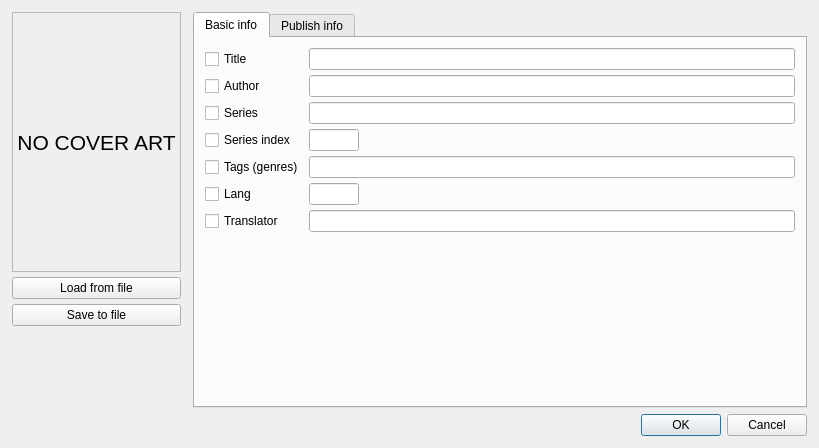
<?xml version="1.0" encoding="UTF-8"?>
<ui version="4.0">
 <class>EditDialog</class>
 <widget class="QDialog" name="EditDialog">
  <property name="geometry">
   <rect>
    <x>0</x>
    <y>0</y>
    <width>819</width>
    <height>448</height>
   </rect>
  </property>
  <property name="windowTitle">
   <string>Edit</string>
  </property>
  <layout class="QVBoxLayout" name="verticalLayout_2">
   <property name="spacing">
    <number>6</number>
   </property>
   <property name="leftMargin">
    <number>12</number>
   </property>
   <property name="topMargin">
    <number>12</number>
   </property>
   <property name="rightMargin">
    <number>12</number>
   </property>
   <property name="bottomMargin">
    <number>12</number>
   </property>
   <item>
    <layout class="QHBoxLayout" name="horizontalLayout">
     <property name="spacing">
      <number>12</number>
     </property>
     <item>
      <layout class="QVBoxLayout" name="verticalLayout">
       <property name="spacing">
        <number>5</number>
       </property>
       <item>
        <widget class="QLabel" name="cover">
         <property name="minimumSize">
          <size>
           <width>169</width>
           <height>260</height>
          </size>
         </property>
         <property name="maximumSize">
          <size>
           <width>169</width>
           <height>260</height>
          </size>
         </property>
         <property name="font">
          <font>
           <pointsize>16</pointsize>
          </font>
         </property>
         <property name="frameShape">
          <enum>QFrame::StyledPanel</enum>
         </property>
         <property name="frameShadow">
          <enum>QFrame::Plain</enum>
         </property>
         <property name="text">
          <string>NO COVER ART</string>
         </property>
         <property name="alignment">
          <set>Qt::AlignCenter</set>
         </property>
         <property name="wordWrap">
          <bool>true</bool>
         </property>
        </widget>
       </item>
       <item>
        <widget class="QPushButton" name="btnLoadFromFile">
         <property name="text">
          <string>Load from file</string>
         </property>
        </widget>
       </item>
       <item>
        <widget class="QPushButton" name="btnSaveToFile">
         <property name="text">
          <string>Save to file</string>
         </property>
        </widget>
       </item>
       <item>
        <spacer name="verticalSpacer_2">
         <property name="orientation">
          <enum>Qt::Vertical</enum>
         </property>
         <property name="sizeHint" stdset="0">
          <size>
           <width>20</width>
           <height>0</height>
          </size>
         </property>
        </spacer>
       </item>
      </layout>
     </item>
     <item>
      <widget class="QTabWidget" name="tabWidget">
       <property name="currentIndex">
        <number>0</number>
       </property>
       <widget class="QWidget" name="tab">
        <attribute name="title">
         <string>Basic info</string>
        </attribute>
        <layout class="QGridLayout" name="gridLayout">
         <property name="leftMargin">
          <number>10</number>
         </property>
         <property name="topMargin">
          <number>10</number>
         </property>
         <property name="rightMargin">
          <number>10</number>
         </property>
         <property name="bottomMargin">
          <number>10</number>
         </property>
         <property name="spacing">
          <number>5</number>
         </property>
         <item row="0" column="0">
          <widget class="QCheckBox" name="checkTitle">
           <property name="text">
            <string>Title</string>
           </property>
          </widget>
         </item>
         <item row="0" column="1">
          <widget class="QLineEdit" name="textTitle"/>
         </item>
         <item row="1" column="0">
          <widget class="QCheckBox" name="checkAuthor">
           <property name="text">
            <string>Author</string>
           </property>
          </widget>
         </item>
         <item row="1" column="1">
          <widget class="QLineEdit" name="textAuthor"/>
         </item>
         <item row="2" column="0">
          <widget class="QCheckBox" name="checkSeries">
           <property name="text">
            <string>Series</string>
           </property>
          </widget>
         </item>
         <item row="2" column="1">
          <widget class="QLineEdit" name="textSeries">
           <property name="sizePolicy">
            <sizepolicy hsizetype="Expanding" vsizetype="Fixed">
             <horstretch>0</horstretch>
             <verstretch>0</verstretch>
            </sizepolicy>
           </property>
           <property name="maximumSize">
            <size>
             <width>16777215</width>
             <height>16777215</height>
            </size>
           </property>
          </widget>
         </item>
         <item row="3" column="0">
          <widget class="QCheckBox" name="checkSeriesIndex">
           <property name="text">
            <string>Series index</string>
           </property>
          </widget>
         </item>
         <item row="3" column="1">
          <widget class="QLineEdit" name="textSeriesIndex">
           <property name="maximumSize">
            <size>
             <width>50</width>
             <height>16777215</height>
            </size>
           </property>
          </widget>
         </item>
         <item row="4" column="0">
          <widget class="QCheckBox" name="checkTags">
           <property name="text">
            <string>Tags (genres)</string>
           </property>
          </widget>
         </item>
         <item row="4" column="1">
          <widget class="ButtonLineEdit" name="textTags"/>
         </item>
         <item row="5" column="0">
          <widget class="QCheckBox" name="checkLang">
           <property name="text">
            <string>Lang</string>
           </property>
          </widget>
         </item>
         <item row="5" column="1">
          <widget class="QLineEdit" name="textLang">
           <property name="sizePolicy">
            <sizepolicy hsizetype="Fixed" vsizetype="Fixed">
             <horstretch>0</horstretch>
             <verstretch>0</verstretch>
            </sizepolicy>
           </property>
           <property name="maximumSize">
            <size>
             <width>50</width>
             <height>16777215</height>
            </size>
           </property>
          </widget>
         </item>
         <item row="6" column="0">
          <widget class="QCheckBox" name="checkTranslator">
           <property name="text">
            <string>Translator</string>
           </property>
          </widget>
         </item>
         <item row="6" column="1">
          <widget class="QLineEdit" name="textTranslator"/>
         </item>
         <item row="7" column="1">
          <spacer name="verticalSpacer">
           <property name="orientation">
            <enum>Qt::Vertical</enum>
           </property>
           <property name="sizeHint" stdset="0">
            <size>
             <width>20</width>
             <height>40</height>
            </size>
           </property>
          </spacer>
         </item>
        </layout>
       </widget>
       <widget class="QWidget" name="tab_2">
        <attribute name="title">
         <string>Publish info</string>
        </attribute>
        <layout class="QGridLayout" name="gridLayout_2">
         <property name="leftMargin">
          <number>10</number>
         </property>
         <property name="topMargin">
          <number>10</number>
         </property>
         <property name="rightMargin">
          <number>10</number>
         </property>
         <property name="bottomMargin">
          <number>10</number>
         </property>
         <property name="spacing">
          <number>5</number>
         </property>
         <item row="0" column="0">
          <widget class="QCheckBox" name="checkPublishTitle">
           <property name="text">
            <string>Title</string>
           </property>
          </widget>
         </item>
         <item row="0" column="1">
          <widget class="QLineEdit" name="textPublishTitle"/>
         </item>
         <item row="1" column="0">
          <widget class="QCheckBox" name="checkPublishPublisher">
           <property name="text">
            <string>Publisher</string>
           </property>
          </widget>
         </item>
         <item row="1" column="1">
          <widget class="QLineEdit" name="textPublishPublisher"/>
         </item>
         <item row="2" column="0">
          <widget class="QCheckBox" name="checkPublishCity">
           <property name="text">
            <string>City</string>
           </property>
          </widget>
         </item>
         <item row="2" column="1">
          <widget class="QLineEdit" name="textPublishCity"/>
         </item>
         <item row="3" column="0">
          <widget class="QCheckBox" name="checkPublishYear">
           <property name="text">
            <string>Year</string>
           </property>
          </widget>
         </item>
         <item row="3" column="1">
          <widget class="QLineEdit" name="textPublishYear">
           <property name="maximumSize">
            <size>
             <width>50</width>
             <height>16777215</height>
            </size>
           </property>
          </widget>
         </item>
         <item row="4" column="0">
          <widget class="QCheckBox" name="checkPublishISBN">
           <property name="text">
            <string>ISBN</string>
           </property>
          </widget>
         </item>
         <item row="4" column="1">
          <widget class="QLineEdit" name="textPublishISBN"/>
         </item>
         <item row="5" column="0">
          <widget class="QCheckBox" name="checkPublishSeries">
           <property name="text">
            <string>Series</string>
           </property>
          </widget>
         </item>
         <item row="5" column="1">
          <widget class="QLineEdit" name="textPublishSeries"/>
         </item>
         <item row="6" column="0">
          <widget class="QCheckBox" name="checkPublishSeriesIndex">
           <property name="text">
            <string>Series index</string>
           </property>
          </widget>
         </item>
         <item row="6" column="1">
          <widget class="QLineEdit" name="textPublishSeriesIndex">
           <property name="maximumSize">
            <size>
             <width>50</width>
             <height>16777215</height>
            </size>
           </property>
          </widget>
         </item>
         <item row="7" column="1">
          <spacer name="verticalSpacer_3">
           <property name="orientation">
            <enum>Qt::Vertical</enum>
           </property>
           <property name="sizeHint" stdset="0">
            <size>
             <width>20</width>
             <height>76</height>
            </size>
           </property>
          </spacer>
         </item>
        </layout>
       </widget>
      </widget>
     </item>
    </layout>
   </item>
   <item>
    <widget class="QDialogButtonBox" name="buttonBox">
     <property name="orientation">
      <enum>Qt::Horizontal</enum>
     </property>
     <property name="standardButtons">
      <set>QDialogButtonBox::Cancel|QDialogButtonBox::Ok</set>
     </property>
    </widget>
   </item>
  </layout>
 </widget>
 <customwidgets>
  <customwidget>
   <class>ButtonLineEdit</class>
   <extends>QLineEdit</extends>
   <header>.customcontrols.h</header>
  </customwidget>
 </customwidgets>
 <resources/>
 <connections>
  <connection>
   <sender>buttonBox</sender>
   <signal>rejected()</signal>
   <receiver>EditDialog</receiver>
   <slot>reject()</slot>
   <hints>
    <hint type="sourcelabel">
     <x>316</x>
     <y>260</y>
    </hint>
    <hint type="destinationlabel">
     <x>286</x>
     <y>274</y>
    </hint>
   </hints>
  </connection>
  <connection>
   <sender>buttonBox</sender>
   <signal>accepted()</signal>
   <receiver>EditDialog</receiver>
   <slot>accept()</slot>
   <hints>
    <hint type="sourcelabel">
     <x>248</x>
     <y>254</y>
    </hint>
    <hint type="destinationlabel">
     <x>157</x>
     <y>274</y>
    </hint>
   </hints>
  </connection>
  <connection>
   <sender>btnLoadFromFile</sender>
   <signal>clicked()</signal>
   <receiver>EditDialog</receiver>
   <slot>onBtnLoadClick()</slot>
   <hints>
    <hint type="sourcelabel">
     <x>98</x>
     <y>292</y>
    </hint>
    <hint type="destinationlabel">
     <x>384</x>
     <y>203</y>
    </hint>
   </hints>
  </connection>
  <connection>
   <sender>btnSaveToFile</sender>
   <signal>clicked()</signal>
   <receiver>EditDialog</receiver>
   <slot>onBtnSaveClick()</slot>
   <hints>
    <hint type="sourcelabel">
     <x>98</x>
     <y>325</y>
    </hint>
    <hint type="destinationlabel">
     <x>384</x>
     <y>203</y>
    </hint>
   </hints>
  </connection>
 </connections>
 <slots>
  <slot>onBtnLoadClick()</slot>
  <slot>onBtnSaveClick()</slot>
 </slots>
</ui>
